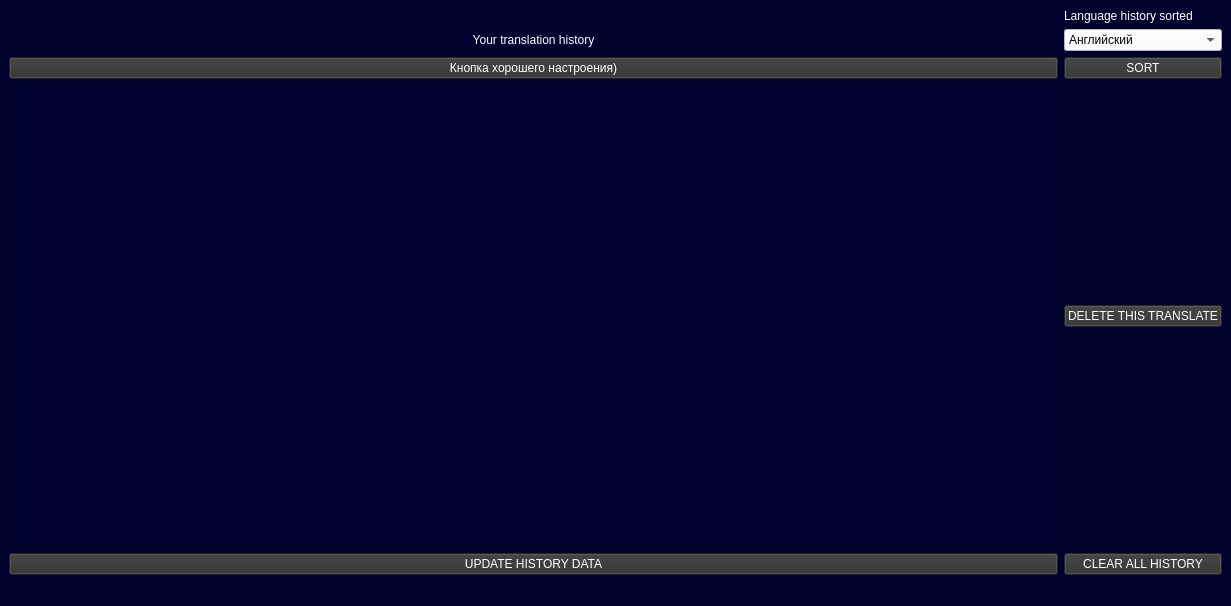
<?xml version="1.0" encoding="UTF-8"?>
<ui version="4.0">
 <class>MainWindow</class>
 <widget class="QMainWindow" name="MainWindow">
  <property name="geometry">
   <rect>
    <x>0</x>
    <y>0</y>
    <width>1231</width>
    <height>606</height>
   </rect>
  </property>
  <property name="windowTitle">
   <string>History</string>
  </property>
  <property name="styleSheet">
   <string notr="true">background-color: rgb(0, 0, 45);</string>
  </property>
  <widget class="QWidget" name="centralwidget">
   <layout class="QGridLayout" name="gridLayout">
    <item row="1" column="1">
     <widget class="QComboBox" name="language_history">
      <property name="styleSheet">
       <string notr="true">background-color: rgb(255, 255, 255);
font: 10pt &quot;Arial Rounded MT Bold&quot;;</string>
      </property>
      <item>
       <property name="text">
        <string>Английский</string>
       </property>
      </item>
      <item>
       <property name="text">
        <string>Арабский</string>
       </property>
      </item>
      <item>
       <property name="text">
        <string>Греческий</string>
       </property>
      </item>
      <item>
       <property name="text">
        <string>Испанский</string>
       </property>
      </item>
      <item>
       <property name="text">
        <string>Итальянский</string>
       </property>
      </item>
      <item>
       <property name="text">
        <string>Китайский</string>
       </property>
      </item>
      <item>
       <property name="text">
        <string>Корейский</string>
       </property>
      </item>
      <item>
       <property name="text">
        <string>Немецкий</string>
       </property>
      </item>
      <item>
       <property name="text">
        <string>Польский</string>
       </property>
      </item>
      <item>
       <property name="text">
        <string>Португальский</string>
       </property>
      </item>
      <item>
       <property name="text">
        <string>Румынский</string>
       </property>
      </item>
      <item>
       <property name="text">
        <string>Русский</string>
       </property>
      </item>
      <item>
       <property name="text">
        <string>Турецкий</string>
       </property>
      </item>
      <item>
       <property name="text">
        <string>Украинский</string>
       </property>
      </item>
      <item>
       <property name="text">
        <string>Французкий</string>
       </property>
      </item>
      <item>
       <property name="text">
        <string>Японский</string>
       </property>
      </item>
     </widget>
    </item>
    <item row="1" column="0">
     <widget class="QLabel" name="label">
      <property name="styleSheet">
       <string notr="true">color: rgb(255, 255, 255);
font: 20pt &quot;Countless&quot;;</string>
      </property>
      <property name="text">
       <string>&lt;html&gt;&lt;head/&gt;&lt;body&gt;&lt;p align=&quot;center&quot;&gt;Your translation history&lt;/p&gt;&lt;/body&gt;&lt;/html&gt;</string>
      </property>
     </widget>
    </item>
    <item row="0" column="1">
     <widget class="QLabel" name="label_2">
      <property name="styleSheet">
       <string notr="true">color: rgb(255, 255, 255);
font: 9pt &quot;Countless&quot;;</string>
      </property>
      <property name="text">
       <string>Language history sorted</string>
      </property>
     </widget>
    </item>
    <item row="3" column="1">
     <widget class="QPushButton" name="sort_button">
      <property name="styleSheet">
       <string notr="true">background-color: rgb(49, 49, 49);
color: rgb(255, 255, 255);
font: 10pt &quot;Arial Rounded MT Bold&quot;;</string>
      </property>
      <property name="text">
       <string>SORT</string>
      </property>
     </widget>
    </item>
    <item row="10" column="1">
     <widget class="QPushButton" name="clear_button">
      <property name="styleSheet">
       <string notr="true">background-color: rgb(49, 49, 49);
color: rgb(255, 255, 255);
font: 10pt &quot;Arial Rounded MT Bold&quot;;</string>
      </property>
      <property name="text">
       <string>CLEAR ALL HISTORY</string>
      </property>
     </widget>
    </item>
    <item row="3" column="0">
     <widget class="QPushButton" name="mood_button">
      <property name="styleSheet">
       <string notr="true">background-color: rgb(49, 49, 49);
color: rgb(255, 255, 255);
font: 10pt &quot;Arial Rounded MT Bold&quot;;</string>
      </property>
      <property name="text">
       <string>Кнопка хорошего настроения)</string>
      </property>
     </widget>
    </item>
    <item row="5" column="0">
     <widget class="QTableWidget" name="tableWidget">
      <property name="styleSheet">
       <string notr="true">color: rgb(143, 143, 143);
background-color: rgb(0, 0, 46);</string>
      </property>
     </widget>
    </item>
    <item row="5" column="1">
     <widget class="QPushButton" name="delete_button">
      <property name="styleSheet">
       <string notr="true">background-color: rgb(49, 49, 49);
color: rgb(255, 255, 255);
font: 10pt &quot;Arial Rounded MT Bold&quot;;</string>
      </property>
      <property name="text">
       <string>DELETE THIS TRANSLATE</string>
      </property>
     </widget>
    </item>
    <item row="10" column="0">
     <widget class="QPushButton" name="update_button">
      <property name="styleSheet">
       <string notr="true">background-color: rgb(49, 49, 49);
color: rgb(255, 255, 255);
font: 10pt &quot;Arial Rounded MT Bold&quot;;</string>
      </property>
      <property name="text">
       <string>UPDATE HISTORY DATA</string>
      </property>
     </widget>
    </item>
   </layout>
  </widget>
  <widget class="QStatusBar" name="statusbar"/>
 </widget>
 <resources>
  <include location="../../../Downloads/imade_dvoichni.qrc"/>
 </resources>
 <connections/>
</ui>
